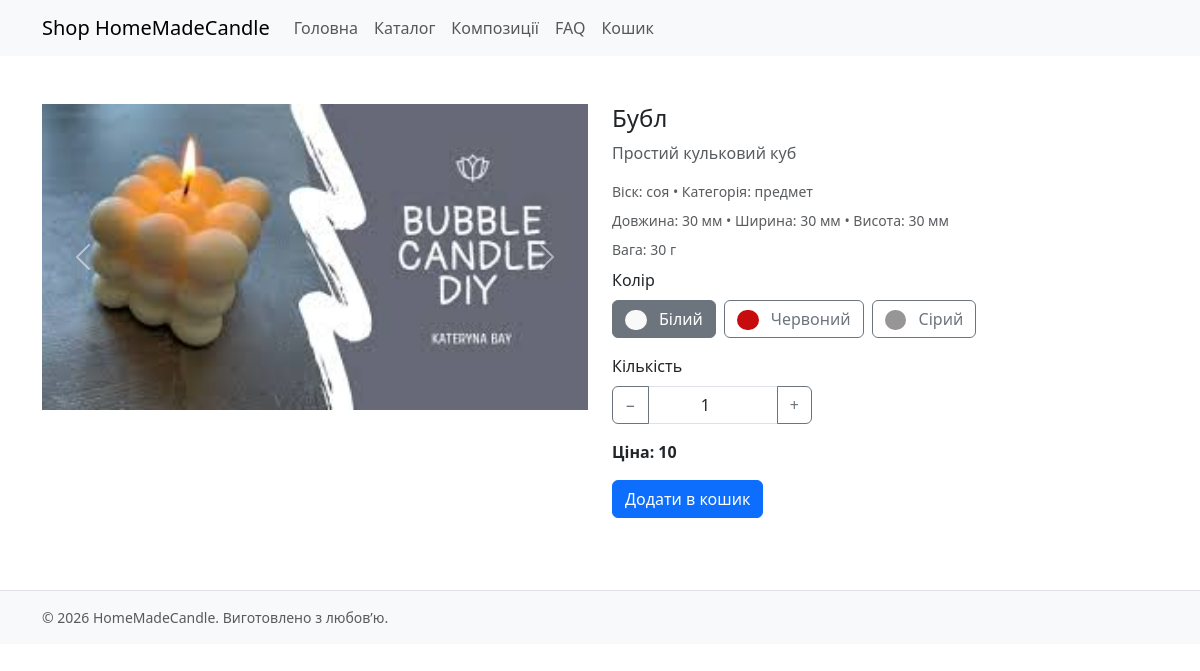
Page /product/1 on the committed database.
### models.py (models this page shows)
class ProductImage(db.Model):
    id = db.Column(db.Integer, primary_key=True)
    product_id = db.Column(db.Integer, db.ForeignKey("product.id"), nullable=False)
    filename = db.Column(db.String(255), nullable=False)         # оригінал
    preview_filename = db.Column(db.String(255))                  # прев’ю 200x200
    alt_text = db.Column(db.String(120))
    sort_order = db.Column(db.Integer, default=0)

class Product(db.Model):
    id = db.Column(db.Integer, primary_key=True)
    sku = db.Column(db.String(64), unique=True, nullable=False)
    name = db.Column(db.String(120), nullable=False)
    description = db.Column(db.Text)
    wax_type = db.Column(db.String(64))
    category = db.Column(db.String(64))
    width = db.Column(db.Integer)
    height = db.Column(db.Integer)
    depth = db.Column(db.Integer)
    weight = db.Column(db.Integer)
    price = db.Column(db.Integer, default=0)
    is_active = db.Column(db.Boolean, default=True)
    colors = db.relationship("Color", backref="product", cascade="all, delete-orphan")
    images = db.relationship("ProductImage", backref="product",
                             order_by="ProductImage.sort_order",
                             cascade="all, delete-orphan")

class Color(db.Model):
    id = db.Column(db.Integer, primary_key=True)
    product_id = db.Column(db.Integer, db.ForeignKey("product.id"), nullable=False)
    color_name = db.Column(db.String(64), nullable=False)
    color_hex = db.Column(db.String(7), nullable=False)  # "#FFFFFF"
    is_default = db.Column(db.Boolean, default=False)
    price_modifier = db.Column(db.Float, default=0.0)     # 0.1 = +10% від базової ціни
    def to_dict(self):
        return {
            "id": self.id,
            "color_name": self.color_name,
            "color_hex": self.color_hex,
            "is_default": self.is_default,
            "price_modifier": self.price_modifier,
        }

### blueprints/public/routes.py (the view)
@bp.route("/product/<int:product_id>")
def product_detail(product_id):
    product = Product.query.get_or_404(product_id)
    colors = [c.to_dict() for c in product.colors]
    return render_template("public/product_detail.html", product=product, colors=colors)

### templates/public/product_detail.html (shortened to what this page needs)
{% extends "base.html" %}
{% block content %}
<div class="container py-4">
  <div class="row">
    <div class="col-12 col-md-6">
      <div id="carousel{{ product.id }}" class="carousel slide" data-bs-ride="carousel">
        <div class="carousel-inner">
          {% for img in product.images %}
            <div class="carousel-item {% if loop.first %}active{% endif %}">
              <img src="{{ url_for('static', filename='img/uploads/' ~ img.filename) }}" class="d-block w-100 img-fluid" alt="{{ img.alt_text or product.name }}">
            </div>
          {% endfor %}
        </div>
        {% if product.images|length > 1 %}
        <button class="carousel-control-prev" type="button" data-bs-target="#carousel{{ product.id }}" data-bs-slide="prev">
          <span class="carousel-control-prev-icon"></span>
        </button>
        <button class="carousel-control-next" type="button" data-bs-target="#carousel{{ product.id }}" data-bs-slide="next">
          <span class="carousel-control-next-icon"></span>
        </button>
        {% endif %}
      </div>
    </div>
    <div class="col-12 col-md-6">
      <h1 class="h4">{{ product.name }}</h1>
      <p class="text-muted">{{ product.description }}</p>
      <div class="mb-2 small text-muted">
        Віск: {{ product.wax_type }} • Категорія: {{ product.category }}
      </div>
      <div class="mb-2 small text-muted">
        Довжина: {{ product.height|int }} мм • Ширина: {{ product.width|int }} мм • Висота: {{ product.depth|int }} мм
      </div>
      <div class="mb-2 small text-muted">
        Вага: {{ product.weight|int }} г
      </div>
      <div class="mb-3">
        <label class="form-label">Колір</label>
        <div class="d-flex gap-2 flex-wrap">
          {% for c in product.colors %}
            <label class="btn btn-outline-secondary" for="color-{{ c.id }}">
              <span class="badge rounded-pill me-2" style="background-color: {{ c.color_hex }};">&nbsp;&nbsp;</span>
              {{ c.color_name }}
            </label>
          {% endfor %}
        </div>
      </div>
      <div class="mb-3">
        <label class="form-label">Кількість</label>
        <div class="input-group" style="max-width: 200px;">
          <button class="btn btn-outline-secondary" type="button" id="qty-minus">−</button>
          <input type="number" class="form-control text-center" id="qty" value="1" min="1">
          <button class="btn btn-outline-secondary" type="button" id="qty-plus">+</button>
        </div>
      </div>
      <div class="mb-3">
        <div id="price-display" class="fw-semibold">Ціна: {{ product.price|int }} грн.</div>
      </div>
      <button class="btn btn-primary" id="add-to-cart">Додати в кошик</button>
    </div>
  </div>
</div>
{% endblock %}

### static/css/main.css (style rules this page uses)
body { font-family: system-ui, -apple-system, Segoe UI, Roboto, sans-serif; }

### rows in the picture
ProductImage: filename (picture)
Product: name "Бубл", description "Простий кульковий куб", wax_type "соя", category "предмет", height "30", width "30", depth "30", weight "30"
Color: color_name "Білий"
Color: color_name "Червоний"
Color: color_name "Сірий"

### other values in the picture
{{ 2026 }} "2026"
